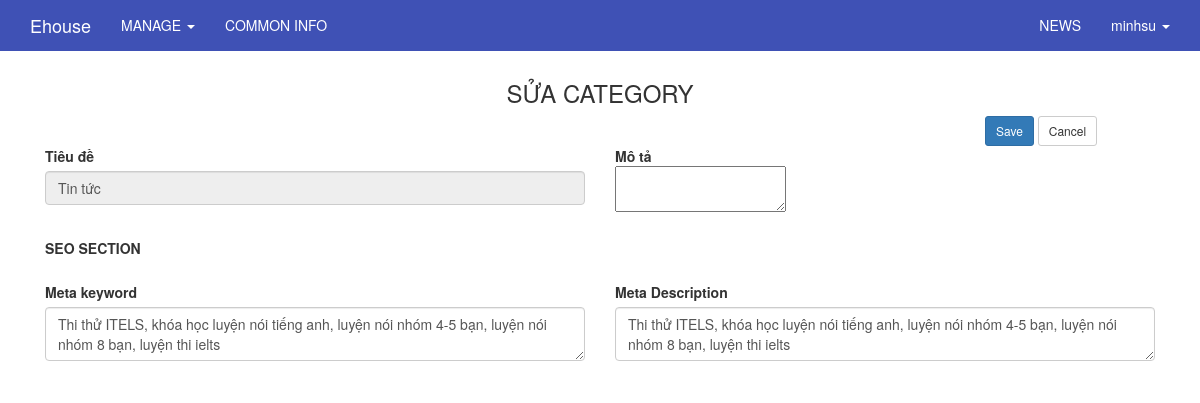
The app's page /admin/category/edit/tin-tuc (signed in) with its own data.
### tables this page shows
CREATE TABLE `users` (
  `id` int(11) UNSIGNED NOT NULL,
  `ip_address` varchar(15) NOT NULL,
  `username` varchar(100) NOT NULL,
  `password` varchar(255) NOT NULL,
  `salt` varchar(255) DEFAULT NULL,
  `email` varchar(100) NOT NULL,
  `activation_code` varchar(40) DEFAULT NULL,
  `forgotten_password_code` varchar(40) DEFAULT NULL,
  `forgotten_password_time` int(11) UNSIGNED DEFAULT NULL,
  `remember_code` varchar(40) DEFAULT NULL,
  `created_on` int(11) UNSIGNED NOT NULL,
  `last_login` int(11) UNSIGNED DEFAULT NULL,
  `active` tinyint(1) UNSIGNED DEFAULT NULL,
  `first_name` varchar(50) DEFAULT NULL,
  `last_name` varchar(50) DEFAULT NULL,
  `company` varchar(100) DEFAULT NULL,
  `birth_day` varchar(50) NOT NULL,
  `phone` varchar(20) DEFAULT NULL,
  `address` varchar(255) DEFAULT NULL,
  `profile` text,
  `modified_date` datetime DEFAULT NULL
);

CREATE TABLE `category` (
  `id` varchar(100) NOT NULL,
  `name` varchar(255) NOT NULL,
  `description` text,
  `content` text,
  `content2` text,
  `content3` text,
  `content4` text,
  `url` varchar(255) DEFAULT NULL,
  `parent` varchar(100) DEFAULT NULL,
  `level` int(2) DEFAULT '0',
  `meta_keyword` varchar(255) DEFAULT NULL,
  `meta_description` varchar(255) DEFAULT NULL,
  `modified_date` datetime DEFAULT NULL
);

### application/core/MY_Controller.php (called while the page is built, shortened)
<?php
class MY_Controller extends CI_Controller {
	protected function render($the_view = NULL, $template = 'master')
	{
		if($template == 'json' || $this->input->is_ajax_request())
		{
			header('Content-Type: application/json');
			echo json_encode($this->data);
		}
		else if(is_null($template))
		{
			$this->load->view($the_view, $this->data);
		}else
		{
			$this->data['the_view_content'] = (is_null($the_view)) ? '' : $this->load->view($the_view, $this->data, TRUE);
			$this->load->view('templates/' . $template . '_view', $this->data);
		}
	}
}
class Admin_Controller extends MY_Controller
{
	function __construct()
	{
		$current_user = $this->ion_auth->user()->row();
	}
	protected function render($the_view = NULL, $template = 'admin_master')
	{
		parent::render($the_view, $template);
	}
}

### application/controllers/admin/Category.php (called while the page is built, shortened)
<?php
class Category extends Admin_Controller
{
    function __construct()
    {
        parent::__construct();
    }
    public function edit($id)
    {
        $input_level['where'] = array('id' => $id);
        $level_id = $this->category_model->get_row($input_level);
        if($this->input->post('submit')){
            $this->data['parent'] = $this->input->post('parent');
            $level = $level_id->level == -1 ? -1 : ($this->data['parent'] != NULL && $this->data['parent']  != "" ? 1 : 0);
            $this->data['description'] = $this->input->post('description');
            $this->data['content'] = $this->input->post('content');
            $this->data['content2'] = $this->input->post('content2');
            $this->data['content3'] = $this->input->post('content3');
            $this->data['content4'] = $this->input->post('content4');
            $this->data['url'] = $this->input->post('url');
            $this->data['meta_keyword'] = $this->input->post('meta_keyword');
            $this->data['meta_description'] = $this->input->post('meta_description');
            $update_data = array('description' => $this->data['description'], 'content' => $this->data['content'], 'content2' => $this->data['content2'], 'content3' => $this->data['content3'], 'content4' => $this->data['content4'], 'url' => $this->data['url'], 'parent' => $this->data['parent'], 'level' => $level, 'meta_keyword' => $this->data['meta_keyword'], 'meta_description' => $this->data['meta_description'], 'modified_date'=>date('Y-m-d H:i:s'));
            if(!$this->category_model->update($id, $update_data))
            {
                $this->postal->add('Save fail !','error');
            }else $this->postal->add('Save successfully.','success');
            redirect('admin/category/edit/'.$id);
        }else{
            $input['where'] = array('id' => $id);
            $this->data['item'] = $this->category_model->get_row($input);
            $this->render('admin/category/edit_view');
        }
    }
}

### index.php (called while the page is built, shortened)
<?php
require_once BASEPATH.'core/CodeIgniter.php';

### application/models/Category_model.php (called while the page is built, shortened)
<?php
class Category_model extends MY_Model
{
    public function __construct()
    {
        $this->table = 'category';
    }
}

### application/core/MY_Model.php (called while the page is built, shortened)
<?php if ( ! defined('BASEPATH')) exit('No direct script access allowed');
class MY_Model extends CI_Model {
    var $table = '';
    var $key = 'id';
    var $order = '';
    function get_row($input = array()){
        $query = $this->db->get($this->table);
        return $query->row();
    }
    protected function get_list_set_input($input = array())
    {
        if ((isset($input['where'])) && $input['where'])
        {
            $this->db->where($input['where']);
        }
        if (isset($input['order'][0]) && isset($input['order'][1]))
        {
            $this->db->order_by($input['order'][0], $input['order'][1]);
        }
        else
        {
            $order = ($this->order == '') ? array($this->table.'.'.$this->key, 'desc') : $this->order;
            $this->db->order_by($order[0], $order[1]);
        }
    }
}
?>

### application/libraries/Ion_auth.php (called while the page is built, shortened)
<?php  if ( ! defined('BASEPATH')) exit('No direct script access allowed');
class Ion_auth
{
    public $_cache_user_in_group;
    public function __construct()
    {
        $this->_cache_user_in_group =& $this->ion_auth_model->_cache_user_in_group;
        $this->ion_auth_model->trigger_events('library_constructor');
    }
    public function __call($method, $arguments)
    {
        return call_user_func_array( array($this->ion_auth_model, $method), $arguments);
    }
    public function __get($var)
    {
        return get_instance()->$var;
    }
    public function logged_in()
    {
        $this->ion_auth_model->trigger_events('logged_in');
        return (bool) $this->session->userdata('identity');
    }
    public function in_group($check_group, $id=false, $check_all = false)
    {
        $this->ion_auth_model->trigger_events('in_group');
        $id || $id = $this->session->userdata('user_id');
        if (!is_array($check_group))
        {
            $check_group = array($check_group);
        }
        if (isset($this->_cache_user_in_group[$id]))
        {
            $groups_array = $this->_cache_user_in_group[$id];
        }
        else
        {
            $users_groups = $this->ion_auth_model->get_users_groups($id)->result();
            $groups_array = array();
            foreach ($users_groups as $group)
            {
                $groups_array[$group->id] = $group->name;
            }
            $this->_cache_user_in_group[$id] = $groups_array;
        }
        foreach ($check_group as $key => $value)
        {
            $groups = (is_string($value)) ? $groups_array : array_keys($groups_array);
            if (in_array($value, $groups) xor $check_all)
            {
                return !$check_all;
            }
        }
        return $check_all;
    }
}

### application/libraries/Session.php (called while the page is built, shortened)
<?php if ( ! defined('BASEPATH')) exit('No direct script access allowed');
class Session
{
    protected $sess_namespace = '';
    protected $store = array();
     private function initialize()
     {
        if (isset($_SESSION[$this->sess_namespace]) ) {
            $this->store = $_SESSION[$this->sess_namespace];
        }
        $destroy = false;
        if (!$destroy) {
            return;
        }
    }
    public function userdata($value)
    {
        if (isset($this->store[$value])) {
            return $this->store[$value];
        } else {
            return false;
        }
    }
    public function set_userdata($data = array(), $value = '')
    {
        if (is_string($data)) {
            $data = array($data => $value);
        }
        foreach ($data as $key => $val) {
            $this->store[$key] = $val;
        }
    }
}

### application/models/Ion_auth_model.php (called while the page is built, shortened)
<?php  if ( ! defined('BASEPATH')) exit('No direct script access allowed');
class Ion_auth_model extends CI_Model
{
    public $tables = array();
    public $_ion_where = array();
    public $_ion_select = array();
    public $_ion_limit = NULL;
    public $_ion_offset = NULL;
    public $_ion_order_by = NULL;
    public $_ion_order = NULL;
    protected $response = NULL;
    public function __construct()
    {
        $this->config->load('ion_auth', TRUE);
        $this->tables  = $this->config->item('tables', 'ion_auth');
    }
    public function limit($limit)
    {
        $this->_ion_limit = $limit;
        return $this;
    }
    public function where($where, $value = NULL)
    {
        if (!is_array($where))
        {
            $where = array($where => $value);
        }
        array_push($this->_ion_where, $where);
        return $this;
    }
    public function order_by($by, $order='desc')
    {
        $this->_ion_order_by = $by;
        $this->_ion_order    = $order;
        return $this;
    }
    public function row()
    {
        $row = $this->response->row();
        return $row;
    }
    public function users($groups = NULL)
    {
        if (isset($this->_ion_select) && !empty($this->_ion_select))
        {
            foreach ($this->_ion_select as $select)
            {
                $this->db->select($select);
            }
            $this->_ion_select = array();
        }
        else
        {
            $this->db->select(array(
                $this->tables['users'].'.*',
                $this->tables['users'].'.id as id',
                $this->tables['users'].'.id as user_id'
            ));
        }
        if (isset($this->_ion_where) && !empty($this->_ion_where))
        {
            foreach ($this->_ion_where as $where)
            {
                $this->db->where($where);
            }
            $this->_ion_where = array();
        }
        if (isset($this->_ion_limit) && isset($this->_ion_offset))
        {
            $this->db->limit($this->_ion_limit, $this->_ion_offset);
            $this->_ion_limit  = NULL;
            $this->_ion_offset = NULL;
        }
        else if (isset($this->_ion_limit))
        {
            $this->db->limit($this->_ion_limit);
            $this->_ion_limit  = NULL;
        }
        if (isset($this->_ion_order_by) && isset($this->_ion_order))
        {
            $this->db->order_by($this->_ion_order_by, $this->_ion_order);
            $this->_ion_order    = NULL;
            $this->_ion_order_by = NULL;
        }
        $this->response = $this->db->get($this->tables['users']);
        return $this;
    }
    public function user($id = NULL)
    {
        $id = isset($id) ? $id : $this->session->userdata('user_id');
        $this->users();
        return $this;
    }
}

### application/views/admin/category/edit_view.php (the view, shortened to what this page needs)
<div class="container" style="margin-top:0px;">
    <div class="row">
        <div class="col-lg-12">
            <h3 class="text-center">SỬA CATEGORY</h3>
            <?php echo form_open_multipart('admin/category/edit/'.$item->id);?>
            <div class="col-lg-12">
                <h3 class="col-lg-10" style="margin-top: 0"></h3>
                <div class="col-lg-2 pull-right">
                    <?php echo form_submit('submit', 'Save', 'class="btn btn-primary btn-lg btn-sm"');?>
                    <?php echo anchor('/admin/category', 'Cancel','class="btn btn-default btn-lg btn-sm"');?>
                </div>
            </div>
            <div class="form-group col-md-6 col-lg-6">
                <?php
                echo form_label('Tiêu đề','name');
                ?>
                <input type="text" name="name" class="form-control" disabled value="<?php echo $item->name; ?>" title="<?php echo $item->name; ?>">
            </div>
            <div class="form-group col-md-6 col-lg-6">
                <strong>Mô tả</strong>
                <div id="editor">
                    <textarea class="ckeditor" name="description"><?php echo $item->description ?></textarea>
                </div>
            </div>
            <div class="form-group col-md-12 col-lg-12">
                <h5><b>SEO SECTION</b></h5>
            </div>
            <div class="form-group col-md-12 col-lg-6">
                <?php
                echo form_label('Meta keyword','meta_keyword');
                ?>
                <textarea class="form-control" name="meta_keyword"><?php echo $item->meta_keyword; ?></textarea>
            </div>
            <div class="form-group col-md-12 col-lg-6">
                <?php
                echo form_label('Meta Description','meta_description');
                ?>
                <textarea class="form-control" name="meta_description"><?php echo $item->meta_description; ?></textarea>
            </div>
            <?php echo form_close();?>
        </div>
    </div>
</div>

### application/views/templates/_parts/admin_master_header_view.php (shortened to what this page needs)
    <!DOCTYPE html>
<html>
    <head>
    </head>
<body>
<?php
if($this->ion_auth->logged_in()) {
    ?>
    <nav class="navbar navbar-inverse navbar-fixed-top">
        <div class="container">
            <div class="navbar-header">
                <a class="navbar-brand"
                   href="<?php echo base_url(); ?>" target="_new"><?php echo 'Ehouse'?></a>
            </div>
            <div id="navbar" class="collapse navbar-collapse">
                <ul class="nav navbar-nav">
                    <li class="dropdown">
                        <a href="#" class="dropdown-toggle" data-toggle="dropdown" role="button" aria-expanded="false">MANAGE <span class="caret"></span></a>
                    </li>
                    <li><?php echo anchor('admin/website/index','COMMON INFO');?></li>
                </ul>
                <ul class="nav navbar-nav navbar-right">
                    <li><?php echo anchor('admin/news/index','NEWS');?></li>
                    <li class="dropdown">
                        <a href="#" class="dropdown-toggle" data-toggle="dropdown" role="button" aria-expanded="false"><?php echo $this->ion_auth->user()->row()->username;?> <span class="caret"></span></a>
                    </li>
                </ul>
            </div>
        </div>
    </nav>
<?php
}
?>

### public/css/admin.css (style rules this page uses)
.navbar-inverse { background-color: #3F51B5; border-color: #3F51B5; border-radius: inherit; }
.navbar-inverse .navbar-nav>li>a { color: white; }
.navbar-inverse .navbar-brand { color: white; }

### records on screen
users: id+username "minhsu"
category: name "Tin tức", meta_keyword "Thi thử ITELS, khóa học luyện nói tiếng anh, luyện nói nhóm 4-5 bạn, luyện nói nhóm 8 bạn, luyện thi ielts", meta_description "Thi thử ITELS, khóa học luyện nói tiếng anh, luyện nói nhóm 4-5 bạn, luyện nói nhóm 8 bạn, luyện thi ielts"

### other values on screen
anchor('admin/website/index','COMMON INFO') "COMMON INFO"
anchor('admin/news/index','NEWS') "NEWS"
form_label('Tiêu đề','name') "Tiêu đề"
form_label('Meta keyword','meta_keyword') "Meta keyword"
form_label('Meta Description','meta_description') "Meta Description"
